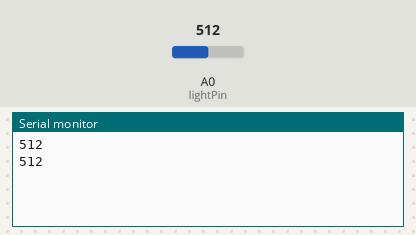
Recording of a sketch running on a simulated Arduino Uno, built with avr-gcc and run on an emulated ATmega328P. On the bench: the last lines printed to the serial monitor. The inputs (shaded band) are chosen by the test bench; at power-on: A0 (lightPin) = 512.

Above: at 1.8 s.
1.9 s: A0 (lightPin) set to 716
At 2.8 s:
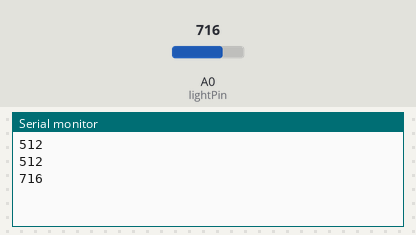
3.4 s: A0 (lightPin) set to 900
At 4.8 s:
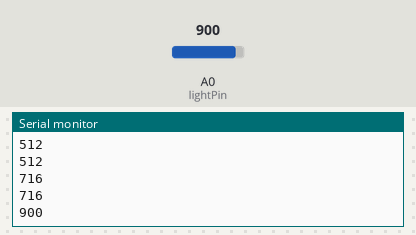
Timing chart, 0 to 6.4 s (numbered marks = the images above; inputs shaded):
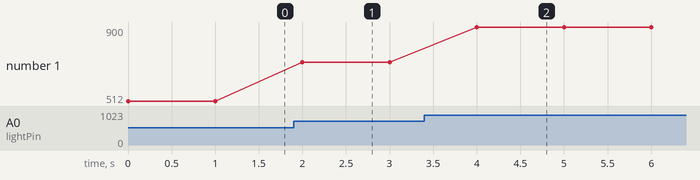

The sketch:

photoresistor.ino
```cpp
int lightPin = A0;
int lightVal;


void setup() {
  // put your setup code here, to run once:
  pinMode(lightPin,INPUT);
  Serial.begin(9600);
}

void loop() {
  // put your main code here, to run repeatedly:
    lightVal = analogRead(lightPin);
    Serial.println(lightVal);
    delay(1000);
}
```

Measured:
- after the input at 1.9 s, the serial monitor: prints a new line after 0.10 s (image 1)
- after the input at 3.4 s, the serial monitor: prints a new line after 0.60 s (image 2)
- plotted number 1: 512 → 716 after the input at 1.9 s, 716 → 900 after the input at 3.4 s
